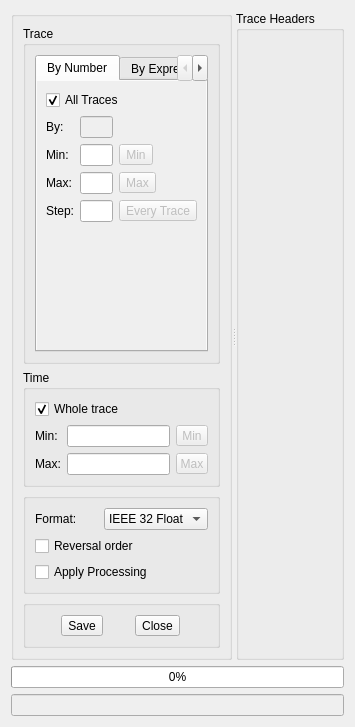
<?xml version="1.0" encoding="UTF-8"?>
<ui version="4.0">
 <class>SaveAsDialog</class>
 <widget class="QDialog" name="SaveAsDialog">
  <property name="windowTitle">
   <string>Save File As</string>
  </property>
  <property name="modal">
   <bool>true</bool>
  </property>
  <layout class="QVBoxLayout" name="verticalLayout_7">
   <item>
    <widget class="QSplitter" name="splitter">
     <property name="orientation">
      <enum>Qt::Horizontal</enum>
     </property>
     <widget class="QGroupBox" name="groupBox">
      <property name="sizePolicy">
       <sizepolicy hsizetype="Preferred" vsizetype="Preferred">
        <horstretch>0</horstretch>
        <verstretch>0</verstretch>
       </sizepolicy>
      </property>
      <property name="maximumSize">
       <size>
        <width>350</width>
        <height>16777215</height>
       </size>
      </property>
      <property name="title">
       <string/>
      </property>
      <layout class="QVBoxLayout" name="verticalLayout">
       <item>
        <widget class="QGroupBox" name="groupBox_3">
         <property name="title">
          <string>Trace</string>
         </property>
         <layout class="QVBoxLayout" name="verticalLayout_3">
          <item>
           <widget class="QTabWidget" name="tabNumExp">
            <property name="autoFillBackground">
             <bool>false</bool>
            </property>
            <property name="currentIndex">
             <number>0</number>
            </property>
            <widget class="QWidget" name="tab">
             <property name="autoFillBackground">
              <bool>true</bool>
             </property>
             <attribute name="title">
              <string>By Number</string>
             </attribute>
             <layout class="QVBoxLayout" name="verticalLayout_6">
              <item>
               <widget class="CustomCheckBox" name="ckTrAll">
                <property name="text">
                 <string>All Traces</string>
                </property>
                <property name="checked">
                 <bool>true</bool>
                </property>
               </widget>
              </item>
              <item>
               <layout class="QGridLayout" name="gridLayout">
                <item row="0" column="0">
                 <widget class="QLabel" name="label_2">
                  <property name="text">
                   <string>By:</string>
                  </property>
                 </widget>
                </item>
                <item row="0" column="1">
                 <widget class="QLineEdit" name="edIdx">
                  <property name="enabled">
                   <bool>false</bool>
                  </property>
                 </widget>
                </item>
                <item row="1" column="0">
                 <widget class="QLabel" name="label_3">
                  <property name="text">
                   <string>Min:</string>
                  </property>
                 </widget>
                </item>
                <item row="1" column="1">
                 <widget class="QLineEdit" name="edTrMin"/>
                </item>
                <item row="1" column="2">
                 <widget class="QToolButton" name="btnTrMin">
                  <property name="enabled">
                   <bool>false</bool>
                  </property>
                  <property name="minimumSize">
                   <size>
                    <width>30</width>
                    <height>0</height>
                   </size>
                  </property>
                  <property name="text">
                   <string>Min</string>
                  </property>
                 </widget>
                </item>
                <item row="2" column="0">
                 <widget class="QLabel" name="label_4">
                  <property name="text">
                   <string>Max:</string>
                  </property>
                 </widget>
                </item>
                <item row="2" column="1">
                 <widget class="QLineEdit" name="edTrMax"/>
                </item>
                <item row="2" column="2">
                 <widget class="QToolButton" name="btnTrMax">
                  <property name="enabled">
                   <bool>false</bool>
                  </property>
                  <property name="minimumSize">
                   <size>
                    <width>30</width>
                    <height>0</height>
                   </size>
                  </property>
                  <property name="text">
                   <string>Max</string>
                  </property>
                 </widget>
                </item>
                <item row="3" column="0">
                 <widget class="QLabel" name="label_5">
                  <property name="text">
                   <string>Step:</string>
                  </property>
                 </widget>
                </item>
                <item row="3" column="1">
                 <widget class="QLineEdit" name="edTrStp"/>
                </item>
                <item row="3" column="2">
                 <widget class="QToolButton" name="btnTrStp">
                  <property name="enabled">
                   <bool>false</bool>
                  </property>
                  <property name="text">
                   <string>Every Trace</string>
                  </property>
                 </widget>
                </item>
               </layout>
              </item>
              <item>
               <spacer name="verticalSpacer">
                <property name="orientation">
                 <enum>Qt::Vertical</enum>
                </property>
                <property name="sizeHint" stdset="0">
                 <size>
                  <width>20</width>
                  <height>43</height>
                 </size>
                </property>
               </spacer>
              </item>
             </layout>
            </widget>
            <widget class="QWidget" name="tab_2">
             <property name="autoFillBackground">
              <bool>true</bool>
             </property>
             <attribute name="title">
              <string>By Expression</string>
             </attribute>
             <layout class="QVBoxLayout" name="verticalLayout_5">
              <item>
               <widget class="QGroupBox" name="EcBox">
                <property name="title">
                 <string/>
                </property>
                <layout class="QHBoxLayout" name="horizontalLayout_15">
                 <item>
                  <widget class="QPushButton" name="btnHexp">
                   <property name="iconSize"><size><width>20</width><height>20</height></size></property>
                   <property name="sizePolicy">
                    <sizepolicy hsizetype="Fixed" vsizetype="Fixed">
                     <horstretch>0</horstretch>
                     <verstretch>0</verstretch>
                    </sizepolicy>
                   </property>
                   <property name="minimumSize">
                    <size>
                     <width>24</width>
                     <height>24</height>
                    </size>
                   </property>
                   <property name="maximumSize">
                    <size>
                     <width>24</width>
                     <height>24</height>
                    </size>
                   </property>
                   <property name="text">
                    <string/>
                   </property>
                   <property name="icon">
                    <iconset resource="myrc.qrc">
                     <normaloff>:/images/Hexp.png</normaloff>:/images/Hexp.png</iconset>
                   </property>
                  </widget>
                 </item>
                 <item>
                  <widget class="QPushButton" name="btnNexp">
                   <property name="iconSize"><size><width>20</width><height>20</height></size></property>
                   <property name="sizePolicy">
                    <sizepolicy hsizetype="Fixed" vsizetype="Fixed">
                     <horstretch>0</horstretch>
                     <verstretch>0</verstretch>
                    </sizepolicy>
                   </property>
                   <property name="minimumSize">
                    <size>
                     <width>24</width>
                     <height>24</height>
                    </size>
                   </property>
                   <property name="maximumSize">
                    <size>
                     <width>24</width>
                     <height>24</height>
                    </size>
                   </property>
                   <property name="text">
                    <string/>
                   </property>
                   <property name="icon">
                    <iconset resource="myrc.qrc">
                     <normaloff>:/images/Nexp.png</normaloff>:/images/Nexp.png</iconset>
                   </property>
                  </widget>
                 </item>
                 <item>
                  <widget class="QPushButton" name="btnLexp">
                   <property name="iconSize"><size><width>20</width><height>20</height></size></property>
                   <property name="sizePolicy">
                    <sizepolicy hsizetype="Fixed" vsizetype="Fixed">
                     <horstretch>0</horstretch>
                     <verstretch>0</verstretch>
                    </sizepolicy>
                   </property>
                   <property name="minimumSize">
                    <size>
                     <width>24</width>
                     <height>24</height>
                    </size>
                   </property>
                   <property name="maximumSize">
                    <size>
                     <width>24</width>
                     <height>24</height>
                    </size>
                   </property>
                   <property name="text">
                    <string/>
                   </property>
                   <property name="icon">
                    <iconset resource="myrc.qrc">
                     <normaloff>:/images/Lexp.png</normaloff>:/images/Lexp.png</iconset>
                   </property>
                  </widget>
                 </item>
                 <item>
                  <spacer name="horizontalSpacer_12">
                   <property name="orientation">
                    <enum>Qt::Horizontal</enum>
                   </property>
                   <property name="sizeType">
                    <enum>QSizePolicy::Fixed</enum>
                   </property>
                   <property name="sizeHint" stdset="0">
                    <size>
                     <width>10</width>
                     <height>20</height>
                    </size>
                   </property>
                  </spacer>
                 </item>
                 <item>
                  <widget class="QPushButton" name="btnClrExp">
                   <property name="iconSize"><size><width>20</width><height>20</height></size></property>
                   <property name="sizePolicy">
                    <sizepolicy hsizetype="Fixed" vsizetype="Fixed">
                     <horstretch>0</horstretch>
                     <verstretch>0</verstretch>
                    </sizepolicy>
                   </property>
                   <property name="minimumSize">
                    <size>
                     <width>24</width>
                     <height>24</height>
                    </size>
                   </property>
                   <property name="maximumSize">
                    <size>
                     <width>24</width>
                     <height>24</height>
                    </size>
                   </property>
                   <property name="text">
                    <string/>
                   </property>
                   <property name="icon">
                    <iconset resource="myrc.qrc">
                     <normaloff>:/images/delete_item.png</normaloff>:/images/delete_item.png</iconset>
                   </property>
                  </widget>
                 </item>
                 <item>
                  <spacer name="horizontalSpacer_13">
                   <property name="orientation">
                    <enum>Qt::Horizontal</enum>
                   </property>
                   <property name="sizeType">
                    <enum>QSizePolicy::Expanding</enum>
                   </property>
                   <property name="sizeHint" stdset="0">
                    <size>
                     <width>115</width>
                     <height>20</height>
                    </size>
                   </property>
                  </spacer>
                 </item>
                </layout>
               </widget>
              </item>
              <item>
               <widget class="QPlainTextEdit" name="txtExp"/>
              </item>
             </layout>
            </widget>
           </widget>
          </item>
         </layout>
        </widget>
       </item>
       <item>
        <widget class="QGroupBox" name="groupBox_4">
         <property name="title">
          <string>Time</string>
         </property>
         <layout class="QVBoxLayout" name="verticalLayout_2">
          <item>
           <widget class="CustomCheckBox" name="ckTmAll">
            <property name="text">
             <string>Whole trace</string>
            </property>
            <property name="checked">
             <bool>true</bool>
            </property>
           </widget>
          </item>
          <item>
           <layout class="QGridLayout" name="gridLayout_2">
            <item row="0" column="0">
             <widget class="QLabel" name="label_6">
              <property name="text">
               <string>Min:</string>
              </property>
             </widget>
            </item>
            <item row="0" column="1">
             <widget class="QLineEdit" name="edTmMin"/>
            </item>
            <item row="0" column="2">
             <widget class="QToolButton" name="btnTmMin">
              <property name="enabled">
               <bool>false</bool>
              </property>
              <property name="minimumSize">
               <size>
                <width>30</width>
                <height>0</height>
               </size>
              </property>
              <property name="text">
               <string>Min</string>
              </property>
             </widget>
            </item>
            <item row="1" column="0">
             <widget class="QLabel" name="label_7">
              <property name="text">
               <string>Max:</string>
              </property>
             </widget>
            </item>
            <item row="1" column="1">
             <widget class="QLineEdit" name="edTmMax"/>
            </item>
            <item row="1" column="2">
             <widget class="QToolButton" name="btnTmMax">
              <property name="enabled">
               <bool>false</bool>
              </property>
              <property name="minimumSize">
               <size>
                <width>30</width>
                <height>0</height>
               </size>
              </property>
              <property name="text">
               <string>Max</string>
              </property>
             </widget>
            </item>
           </layout>
          </item>
         </layout>
        </widget>
       </item>
       <item>
        <widget class="QGroupBox" name="groupBox_5">
         <property name="title">
          <string/>
         </property>
         <layout class="QVBoxLayout" name="verticalLayout_4">
          <item>
           <layout class="QHBoxLayout" name="horizontalLayout">
            <item>
             <widget class="QLabel" name="label_8">
              <property name="text">
               <string>Format:</string>
              </property>
             </widget>
            </item>
            <item>
             <widget class="QComboBox" name="cbFormat">
              <item>
               <property name="text">
                <string>IEEE 32 Float</string>
               </property>
              </item>
              <item>
               <property name="text">
                <string>IBM 32 Float</string>
               </property>
              </item>
             </widget>
            </item>
           </layout>
          </item>
          <item>
           <widget class="CustomCheckBox" name="ckRev">
            <property name="text">
             <string>Reversal order</string>
            </property>
            <property name="checked">
             <bool>false</bool>
            </property>
           </widget>
          </item>
          <item>
           <widget class="CustomCheckBox" name="ckProc">
            <property name="text">
             <string>Apply Processing</string>
            </property>
            <property name="checked">
             <bool>false</bool>
            </property>
           </widget>
          </item>
         </layout>
        </widget>
       </item>
       <item>
        <widget class="QGroupBox" name="groupBox_6">
         <property name="title">
          <string/>
         </property>
         <layout class="QHBoxLayout" name="horizontalLayout_2">
          <item>
           <widget class="QToolButton" name="btnSave">
            <property name="text">
             <string>Save</string>
            </property>
            <property name="icon">
             <iconset resource="myrc.qrc">
              <normaloff>:/images/FileSave.png</normaloff>:/images/FileSave.png</iconset>
            </property>
            <property name="toolButtonStyle">
             <enum>Qt::ToolButtonTextBesideIcon</enum>
            </property>
           </widget>
          </item>
          <item>
           <widget class="QToolButton" name="btnClose">
            <property name="text">
             <string>Close</string>
            </property>
            <property name="icon">
             <iconset resource="myrc.qrc">
              <normaloff>:/images/delete_item.png</normaloff>:/images/delete_item.png</iconset>
            </property>
            <property name="toolButtonStyle">
             <enum>Qt::ToolButtonTextBesideIcon</enum>
            </property>
           </widget>
          </item>
         </layout>
        </widget>
       </item>
      </layout>
     </widget>
     <widget class="QGroupBox" name="hdrBox">
      <property name="sizePolicy">
       <sizepolicy hsizetype="Expanding" vsizetype="Preferred">
        <horstretch>0</horstretch>
        <verstretch>0</verstretch>
       </sizepolicy>
      </property>
      <property name="title">
       <string>Trace Headers</string>
      </property>
     </widget>
    </widget>
   </item>
   <item>
    <widget class="QProgressBar" name="progressBar">
     <property name="value">
      <number>0</number>
     </property>
     <property name="alignment">
      <set>Qt::AlignCenter</set>
     </property>
    </widget>
   </item>
   <item>
    <widget class="QLineEdit" name="edMess">
     <property name="enabled">
      <bool>false</bool>
     </property>
    </widget>
   </item>
  </layout>
 </widget>
 <resources>
  <include location="myrc.qrc"/>
 </resources>
 <connections/>
 <customwidgets>
  <customwidget>
   <class>CustomCheckBox</class>
   <extends>QCheckBox</extends>
   <header>customcontrols.h</header>
  </customwidget>
  <customwidget>
   <class>CustomRadioButton</class>
   <extends>QRadioButton</extends>
   <header>customcontrols.h</header>
  </customwidget>
 </customwidgets>
</ui>
